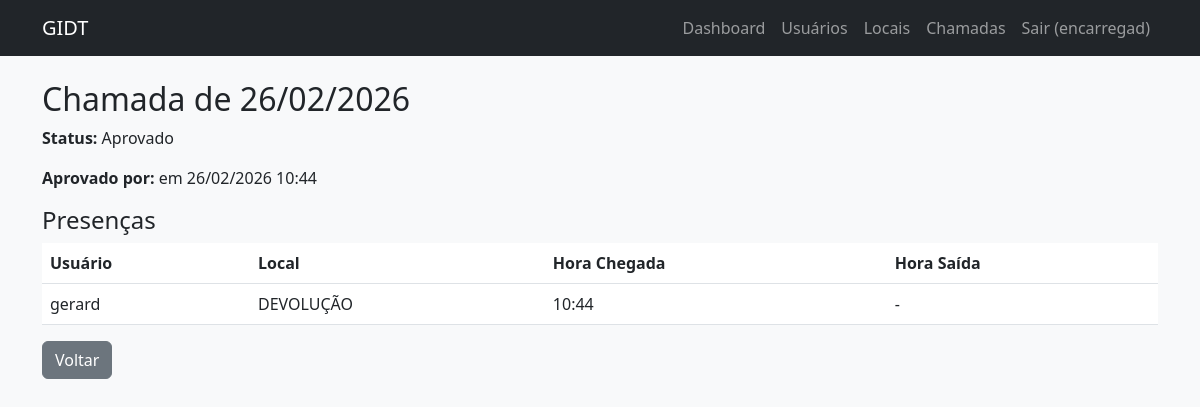
The app's page /encarregado/chamadas/29/ (signed in) with its own data.
### gestao/models.py (models this page shows, shortened)
class User(AbstractUser):
    ROLE_CHOICES = (
        ('gestor', 'Gestor'),
        ('gerente', 'Gerente'),
        ('encarregado', 'Encarregado'),
        ('usuario', 'Usuário'),
        ('administrador', 'Administrador'),
    )
    role = models.CharField(max_length=20, choices=ROLE_CHOICES, default='usuario')
    cpf = models.CharField(max_length=14, unique=True, null=True, blank=True)
    telefone = models.CharField(max_length=20, blank=True)
    endereco = models.TextField(blank=True)
    aprovado = models.BooleanField(default=False)  # apenas para usuários
    aprovado_por = models.ForeignKey('self', on_delete=models.SET_NULL, null=True, blank=True, related_name='aprovados')
    aprovado_em = models.DateTimeField(null=True, blank=True)
    pix = models.CharField(max_length=50, blank=True)

class Chamada(models.Model):
    STATUS_CHOICES = (
        ('pendente', 'Pendente'),
        ('aprovado', 'Aprovado'),
        ('rejeitado', 'Rejeitado'),
    )
    data = models.DateField()
    encarregado = models.ForeignKey(User, on_delete=models.CASCADE, related_name='chamadas_criadas')
    criado_em = models.DateTimeField(auto_now_add=True)
    aprovado_por = models.ForeignKey(User, on_delete=models.SET_NULL, null=True, blank=True, related_name='chamadas_aprovadas')
    aprovado_em = models.DateTimeField(null=True, blank=True)
    status = models.CharField(max_length=20, choices=STATUS_CHOICES, default='pendente')
    class Meta:
        unique_together = ['data', 'encarregado']  # um encarregado só pode ter uma chamada por dia

class Presenca(models.Model):
    chamada = models.ForeignKey(Chamada, on_delete=models.CASCADE, related_name='presencas')
    usuario = models.ForeignKey(User, on_delete=models.CASCADE, related_name='presencas')
    local = models.ForeignKey(Local, on_delete=models.CASCADE)
    hora_chegada = models.TimeField(null=True, blank=True)
    hora_saida = models.TimeField(null=True, blank=True)
    class Meta:
        unique_together = ['chamada', 'usuario']  # um usuário só pode estar uma vez por chamada

class Local(models.Model):
    nome = models.CharField(max_length=50)
    descricao = models.TextField(blank=True)

### gestao/views/Vencarregado.py (the view)
@login_required
@role_required('encarregado')
def chamada_detail(request, pk):
    chamada = get_object_or_404(Chamada, pk=pk, encarregado=request.user)
    presencas = chamada.presencas.all()
    return render(request, 'encarregado/chamada_detail.html', {'chamada': chamada, 'presencas': presencas})

### templates/encarregado/chamada_detail.html
{% extends "base.html" %}
{% block content %}
<h2>Chamada de {{ chamada.data|date:"d/m/Y" }}</h2>
<p><strong>Status:</strong> {{ chamada.get_status_display }}</p>
{% if chamada.aprovado_em %}
    <p><strong>Aprovado por:</strong> {{ chamada.aprovado_por.first_name }} em {{ chamada.aprovado_em|date:"d/m/Y H:i" }}</p>
{% endif %}
<h4>Presenças</h4>
<table class="table">
    <thead>
        <tr>
            <th>Usuário</th>
            <th>Local</th>
            <th>Hora Chegada</th>
            <th>Hora Saída</th>
        </tr>
    </thead>
    <tbody>
        {% for p in presencas %}
        <tr>
            <td>{{ p.usuario.first_name }}</td>
            <td>{{ p.local.nome }}</td>
            <td>{{ p.hora_chegada|default:"-" }}</td>
            <td>{{ p.hora_saida|default:"-" }}</td>
        </tr>
        {% empty %}
        <tr><td colspan="4">Nenhum registro.</td></tr>
        {% endfor %}
    </tbody>
</table>
<a href="{% url 'chamada_list' %}" class="btn btn-secondary">Voltar</a>
{% endblock %}

### templates/base.html (shortened to what this page needs)
<!DOCTYPE html>
<html lang="pt-br">
<head>
    <link href="https://cdn.jsdelivr.net/npm/bootstrap@5.3.0/dist/css/bootstrap.min.css" rel="stylesheet">
    <link rel="stylesheet" href="/static/css/style.css">
</head>
<body>
    <nav class="navbar navbar-expand-lg navbar-dark bg-dark">
        <div class="container">
            <a class="navbar-brand" href="{% url 'index' %}">GIDT</a>
            <div class="collapse navbar-collapse" id="navbarNav">
                <ul class="navbar-nav ms-auto">
                    {% if user.is_authenticated %}
                        <li class="nav-item">
                            <a class="nav-link" href="{% url 'dashboard' %}">Dashboard</a>
                        </li>
                        {% if user.role == 'encarregado' %}
                            <li class="nav-item"><a class="nav-link" href="{% url 'usuario_list' %}">Usuários</a></li>
                            <li class="nav-item"><a class="nav-link" href="{% url 'local_list' %}">Locais</a></li>
                            <li class="nav-item"><a class="nav-link" href="{% url 'chamada_list' %}">Chamadas</a></li>
                        {% endif %}
                        <li class="nav-item">
                            <a class="nav-link" href="{% url 'logout' %}">Sair ({{ user.first_name|default:user.username }})</a>
                        </li>
                    {% else %}
                        <li class="nav-item"><a class="nav-link" href="{% url 'login' %}">Login</a></li>
                        <li class="nav-item"><a class="nav-link" href="{% url 'register' %}">Registrar</a></li>
                    {% endif %}
                </ul>
            </div>
        </div>
    </nav>
    <main class="container mt-4">
        {% block content %}{% endblock %}
    </main>
</body>
</html>

### static/css/style.css (style rules this page uses)
body { background-color: #f8f9fa; }
.navbar { margin-bottom: 20px; }

### records on screen
User: first_name "encarregad"
Chamada: data "26/02/2026", status "Aprovado", aprovado_em "26/02/2026 10:44"
Presenca: usuario.first_name "gerard", local.nome "DEVOLUÇÃO", hora_chegada "10:44", hora_saida "-"
